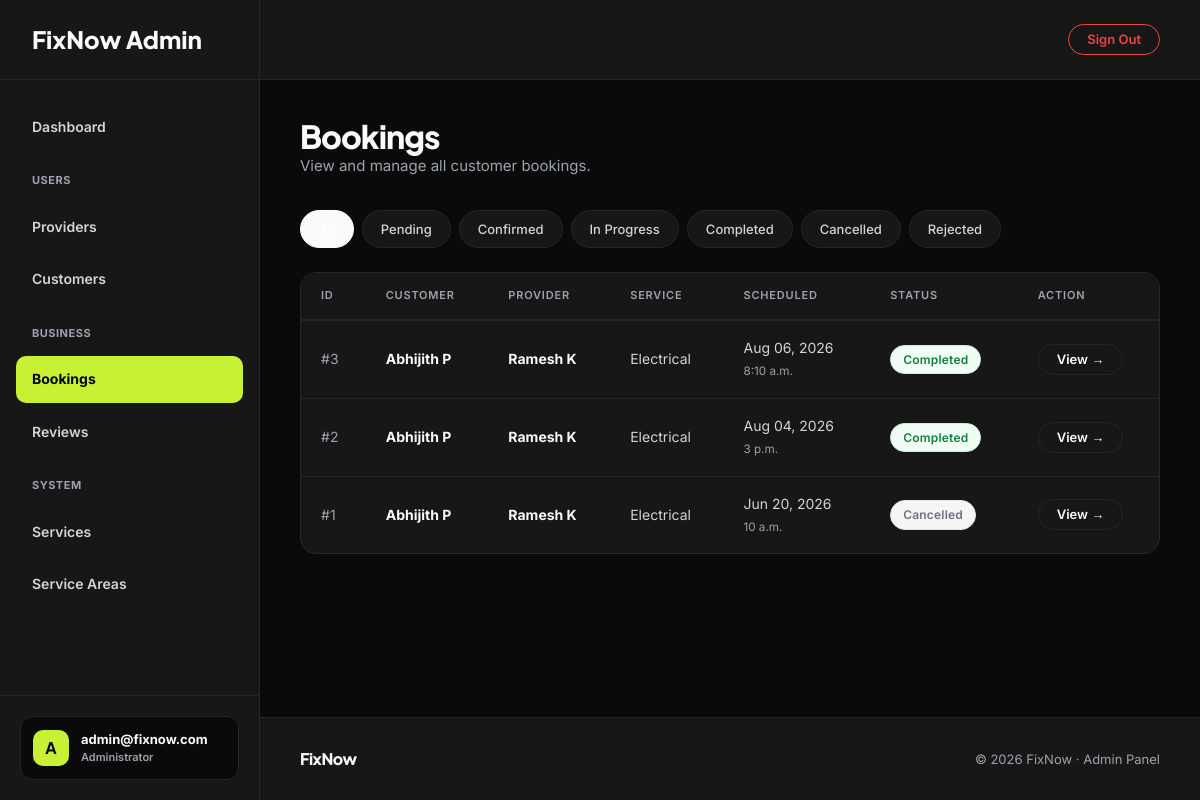
The page /dashboard/bookings/ (signed in) on the database its author committed.
### fixnow_app/models.py (models this page shows, shortened)
class CustomUser(AbstractUser):
    USER_TYPE_CHOICES = (
        ('customer', 'Customer'),
        ('provider', 'Provider'),
    )
    username = None
    email = models.EmailField(unique=True)
    phone = models.CharField(max_length=20, blank=True, null=True)
    user_type = models.CharField(max_length=20, choices=USER_TYPE_CHOICES, blank=True, null=True)
    created_at = models.DateTimeField(auto_now_add=True)
    updated_at = models.DateTimeField(auto_now=True)
    USERNAME_FIELD = 'email'
    REQUIRED_FIELDS = []
    objects = CustomUserManager()

class Booking(models.Model):
    STATUS_CHOICES = (
        ('pending',     'Pending'),
        ('confirmed',   'Confirmed'),
        ('in_progress', 'In Progress'),
        ('completed',   'Completed'),
        ('rejected',    'Rejected'),
        ('cancelled',   'Cancelled'),
    )
    customer = models.ForeignKey(CustomUser, on_delete=models.CASCADE, related_name='bookings')
    provider = models.ForeignKey(ProviderProfile, on_delete=models.CASCADE, related_name='bookings')
    category = models.ForeignKey(ServiceCategory, on_delete=models.SET_NULL, null=True)
    description = models.TextField()
    scheduled_date = models.DateField()
    scheduled_time = models.TimeField()
    address = models.TextField()
    pincode = models.CharField(max_length=10)
    status = models.CharField(max_length=20, choices=STATUS_CHOICES, default='pending')
    created_at = models.DateTimeField(auto_now_add=True)
    updated_at = models.DateTimeField(auto_now=True)
    class Meta:
        ordering = ['-created_at']

class ProviderProfile(models.Model):
    STATUS_CHOICES = (
        ('pending', 'Pending'),
        ('approved', 'Approved'),
        ('rejected', 'Rejected'),
        ('suspended', 'Suspended'),
    )
    user = models.OneToOneField(CustomUser, on_delete=models.CASCADE, related_name='provider_profile')
    category = models.ForeignKey(ServiceCategory, on_delete=models.SET_NULL, null=True, blank=True, related_name='providers')
    custom_category_request = models.CharField(max_length=200, blank=True, null=True)
    bio = models.TextField(blank=True)
    experience_years = models.IntegerField(default=0)
    profile_photo = models.ImageField(upload_to='provider_photos/', blank=True, null=True)
    id_proof = models.FileField(upload_to='id_proofs/', blank=True, null=True)
    service_pincodes = models.ManyToManyField(ServicePincode, blank=True, related_name='providers')
    is_available = models.BooleanField(default=True)
    avg_rating = models.DecimalField(max_digits=3, decimal_places=2, default=0.00)
    status = models.CharField(max_length=20, choices=STATUS_CHOICES, default='pending')
    created_at = models.DateTimeField(auto_now_add=True)
    updated_at = models.DateTimeField(auto_now=True)

class ServiceCategory(models.Model):
    name = models.CharField(max_length=100)
    slug = models.SlugField(unique=True)
    icon = models.ImageField(upload_to='category_icons/', blank=True, null=True)
    description = models.TextField(blank=True)
    is_active = models.BooleanField(default=True)
    created_at = models.DateTimeField(auto_now_add=True)
    class Meta:
        verbose_name_plural = 'Service Categories'
        ordering = ['name']

### fixnow_app/views/admin_views.py (the view)
# urls.py: path('dashboard/bookings/', views.admin_booking_list, name='admin_booking_list'),
@login_required(login_url='admin_login')
def admin_booking_list(request):
    if not request.user.is_staff:
        return redirect('admin_login')
    status_filter = request.GET.get('status', '')
    bookings = Booking.objects.select_related(
        'customer', 'provider', 'provider__user', 'category'
    ).order_by('-created_at')
    if status_filter:
        bookings = bookings.filter(status=status_filter)
    return render(request, 'admin_pages/booking_list.html', {
        'bookings': bookings,
        'status_filter': status_filter,
    })

### templates/admin_pages/booking_list.html (shortened to what this page needs)
{% extends "admin_pages/base.html" %}
{% load static %}
{% block nav_bookings %}active{% endblock %}
{% block content %}
<div class="fn-page-header">
    <div style="display: flex; justify-content: space-between; align-items: flex-end; flex-wrap: wrap; gap: 24px;">
        <div>
            <h1 class="fn-display fn-display-sm">Bookings</h1>
            <p class="fn-page-sub">View and manage all customer bookings.</p>
        </div>
    </div>
</div>
<div class="fn-filter-bar" style="margin-bottom: 24px;">
    <a href="{% url 'admin_booking_list' %}" class="fn-filter-btn {% if not status_filter %}fn-filter-active{% endif %}">All</a>
    <a href="?status=pending" class="fn-filter-btn {% if status_filter == 'pending' %}fn-filter-active{% endif %}">Pending</a>
    <a href="?status=confirmed" class="fn-filter-btn {% if status_filter == 'confirmed' %}fn-filter-active{% endif %}">Confirmed</a>
    <a href="?status=in_progress" class="fn-filter-btn {% if status_filter == 'in_progress' %}fn-filter-active{% endif %}">In Progress</a>
    <a href="?status=completed" class="fn-filter-btn {% if status_filter == 'completed' %}fn-filter-active{% endif %}">Completed</a>
    <a href="?status=cancelled" class="fn-filter-btn {% if status_filter == 'cancelled' %}fn-filter-active{% endif %}">Cancelled</a>
    <a href="?status=rejected" class="fn-filter-btn {% if status_filter == 'rejected' %}fn-filter-active{% endif %}">Rejected</a>
</div>
<div class="fn-table-wrap">
    <table class="fn-table">
        <thead>
            <tr>
                <th>ID</th>
                <th>Customer</th>
                <th>Provider</th>
                <th>Service</th>
                <th>Scheduled</th>
                <th>Status</th>
                <th>Action</th>
            </tr>
        </thead>
        <tbody>
            {% for booking in bookings %}
            <tr>
                <td style="color: var(--fn-text-3);">#{{ booking.id }}</td>
                <td>
                    <strong style="color: var(--fn-text-1);">{{ booking.customer.get_full_name|default:booking.customer.email }}</strong>
                </td>
                <td>
                    <strong style="color: var(--fn-text-1);">{{ booking.provider.user.get_full_name|default:booking.provider.user.email }}</strong>
                </td>
                <td>{{ booking.category.name|default:"-" }}</td>
                <td>
                    {{ booking.scheduled_date|date:"M d, Y" }}<br>
                    <small style="color: var(--fn-text-3);">{{ booking.scheduled_time }}</small>
                </td>
                <td>
                    <span class="fn-badge fn-badge-{{ booking.status }}">
                        {{ booking.status|title }}
                    </span>
                </td>
                <td>
                    <a href="{% url 'admin_booking_detail' booking.id %}" class="fn-btn fn-btn-ghost fn-btn-sm">View →</a>
                </td>
            </tr>
            {% empty %}
            <tr>
                <td colspan="7" class="fn-empty" style="padding: 60px 20px;">
                    <div class="fn-empty-sub">No bookings found matching this criteria.</div>
                </td>
            </tr>
            {% endfor %}
        </tbody>
    </table>
</div>
{% endblock %}

### templates/admin_pages/base.html (shortened to what this page needs)
{% load static %}
<!DOCTYPE html>
<html lang="en">
<head>
    <link rel="stylesheet" href="{% static 'css/fixnow.css' %}">
    <link rel="stylesheet" href="https://cdnjs.cloudflare.com/ajax/libs/toastr.js/latest/toastr.min.css">
</head>
<body>
<aside class="fn-sidebar">
    <a href="{% url 'admin_dashboard' %}" class="fn-sidebar-logo">FixNow Admin</a>
    <nav class="fn-sidebar-nav">
        <a href="{% url 'admin_dashboard' %}" class="fn-sidebar-link {% block nav_dashboard %}{% endblock %}">Dashboard</a>
        <div style="font-size: 11px; font-weight: 700; color: var(--fn-text-3); text-transform: uppercase; margin: 16px 0 8px 16px; letter-spacing: 0.5px;">Users</div>
        <a href="{% url 'admin_provider_list' %}" class="fn-sidebar-link {% block nav_providers %}{% endblock %}">Providers</a>
        <a href="{% url 'admin_customer_list' %}" class="fn-sidebar-link {% block nav_customers %}{% endblock %}">Customers</a>
        <div style="font-size: 11px; font-weight: 700; color: var(--fn-text-3); text-transform: uppercase; margin: 16px 0 8px 16px; letter-spacing: 0.5px;">Business</div>
        <a href="{% url 'admin_booking_list' %}" class="fn-sidebar-link {% block nav_bookings %}{% endblock %}">Bookings</a>
        <a href="{% url 'admin_review_list' %}" class="fn-sidebar-link {% block nav_reviews %}{% endblock %}">Reviews</a>
        <div style="font-size: 11px; font-weight: 700; color: var(--fn-text-3); text-transform: uppercase; margin: 16px 0 8px 16px; letter-spacing: 0.5px;">System</div>
        <a href="{% url 'admin_category_list' %}" class="fn-sidebar-link {% block nav_categories %}{% endblock %}">Services</a>
        <a href="{% url 'admin_pincode_list' %}" class="fn-sidebar-link {% block nav_pincodes %}{% endblock %}">Service Areas</a>
    </nav>
    <div class="fn-sidebar-footer">
        <div class="fn-user-profile">
            <div class="fn-user-avatar">A</div>
            <div class="fn-user-info">
                <div class="fn-user-name">{{ request.user.email }}</div>
                <div class="fn-user-role">Administrator</div>
            </div>
        </div>
    </div>
</aside>
<div class="fn-main-wrapper">
    <header class="fn-top-header">
        <a href="{% url 'admin_logout' %}" class="fn-btn fn-btn-ghost fn-btn-sm" style="color: #ef4444; border-color: #ef4444;">Sign Out</a>
    </header>
    <div class="fn-content">
        {% block content %}{% endblock %}
    </div>
    <footer class="fn-footer" style="background: var(--fn-bg-card); border-top: 1px solid var(--fn-border);">
        <span class="fn-footer__logo">FixNow</span>
        <span class="fn-footer__copy">
            © 2026 FixNow · Admin Panel
        </span>
    </footer>
</div>
</body>
</html>

### static/css/fixnow.css (style rules this page uses)
:root { --fn-bg: #f5f4ef; --fn-bg-card: #ffffff; --fn-border: #e8e8e8; --fn-text-1: #0d0d0d; --fn-text-2: #4b4b4b; --fn-text-3: #9ca3af; --fn-accent: #c8f135; --fn-accent-dark: #a8cc1a; --fn-red: #ef4444; --fn-font-head: 'Plus Jakarta Sans', sans-serif; --fn-font-body: 'Inter', sans-serif; --fn-radius-card: 16px; --fn-radius-btn: 50px; --fn-shadow-card: 0 1px 3px rgba(0,0,0,0.06); --fn-shadow-action: 0 4px 16px rgba(0,0,0,0.10); --fn-max-width: 1100px; --fn-pad-section: 100px; --fn-pad-mobile: 40px; }
*, *::before, *::after { box-sizing: border-box; margin: 0; padding: 0; }
html { scroll-behavior: smooth; }
body { font-family: var(--fn-font-body); background: var(--fn-bg); color: var(--fn-text-1); font-size: 15px; line-height: 1.6; -webkit-font-smoothing: antialiased; }
a { color: inherit; text-decoration: none; }
p { margin-bottom: 1em; }
p:last-child { margin-bottom: 0; }
.fn-display { font-family: var(--fn-font-head); font-weight: 800; line-height: 1.05; letter-spacing: -0.03em; color: var(--fn-text-1); }
.fn-display-sm { font-size: clamp(22px, 3vw, 32px); }
.fn-btn { display: inline-flex; align-items: center; justify-content: center; gap: 8px; padding: 12px 28px; border-radius: var(--fn-radius-btn); font-family: var(--fn-font-body); font-size: 14px; font-weight: 600; border: none; cursor: pointer; text-decoration: none; transition: all 0.2s; white-space: nowrap; line-height: 1; }
.fn-btn-ghost { background: transparent; color: var(--fn-text-2); border: 1.5px solid var(--fn-border); }
.fn-btn-sm { padding: 8px 18px; font-size: 13px; }
.fn-badge { display: inline-flex; align-items: center; padding: 4px 12px; border-radius: 20px; font-size: 12px; font-weight: 600; font-family: var(--fn-font-body); letter-spacing: 0.2px; }
.fn-badge-completed { background: #f0fdf4; color: #15803d; border: 1px solid #bbf7d0; }
.fn-badge-cancelled { background: #f5f5f5; color: #6b7280; border: 1px solid #e5e7eb; }
.fn-table-wrap { background: var(--fn-bg-card); border: 1px solid var(--fn-border); border-radius: var(--fn-radius-card); overflow: hidden; }
.fn-table { width: 100%; border-collapse: collapse; font-size: 14px; font-family: var(--fn-font-body); }
.fn-table thead tr { background: var(--fn-bg); border-bottom: 1px solid var(--fn-border); }
.fn-table th { padding: 14px 20px; text-align: left; font-size: 11px; font-weight: 600; text-transform: uppercase; letter-spacing: 0.8px; color: var(--fn-text-3); }
.fn-table td { padding: 16px 20px; color: var(--fn-text-2); border-bottom: 1px solid #f3f4f6; vertical-align: middle; }
.fn-table tbody tr:last-child td { border-bottom: none; }
.fn-filter-bar { display: flex; gap: 8px; flex-wrap: wrap; margin-bottom: 24px; }
.fn-filter-btn { padding: 8px 18px; border-radius: 50px; font-size: 13px; font-weight: 500; color: var(--fn-text-2); background: var(--fn-bg-card); border: 1.5px solid var(--fn-border); text-decoration: none; transition: all 0.2s; cursor: pointer; font-family: var(--fn-font-body); }
.fn-filter-active { background: var(--fn-text-1); color: #fff; border-color: var(--fn-text-1); }
.fn-page-header { margin-bottom: 32px; }
.fn-page-sub { font-size: 15px; color: var(--fn-text-3); }
.fn-footer { border-top: 1px solid var(--fn-border); padding: 28px 40px; display: flex; justify-content: space-between; align-items: center; background: var(--fn-bg); margin-top: auto; }
.fn-footer__logo { font-family: var(--fn-font-head); font-size: 16px; font-weight: 800; letter-spacing: -0.03em; color: var(--fn-text-1); }
.fn-footer__copy { font-size: 13px; color: var(--fn-text-3); }

### rows shown on the page
CustomUser: user.email "admin@fixnow.com"
Booking: id "3", customer.get_full_name "Abhijith P", provider.user.get_full_name "Ramesh K", category.name "Electrical", scheduled_date "Aug 06, 2026", scheduled_time "8:10 a.m.", status "Completed"
Booking: id "2", customer.get_full_name "Abhijith P", provider.user.get_full_name "Ramesh K", category.name "Electrical", scheduled_date "Aug 04, 2026", scheduled_time "3 p.m.", status "Completed"
Booking: id "1", customer.get_full_name "Abhijith P", provider.user.get_full_name "Ramesh K", category.name "Electrical", scheduled_date "Jun 20, 2026", scheduled_time "10 a.m.", status "Cancelled"
